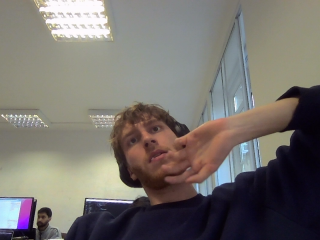
#> input picture server/image-processing/image.jpg, 320 x 240 px, found by its file name
$ python update_img.py
#> lines starting #> are read from the running program, lines starting #| are printed output that depends on the picture
import numpy as np
import cv2
import os

path = os.getcwd() + '/image-processing'


img = cv2.imread(path + '/image.jpg')
#> img is the input picture: shape (240, 320, 3); mean B, G, R 109.6, 114.2, 118.6
img = cv2.cvtColor(img, cv2.COLOR_BGR2GRAY)
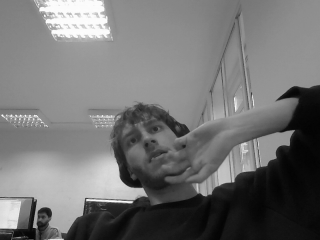
#> img: shape (240, 320); min 3, max 252, mean 115
cv2.imwrite(path + '/result.jpg',img)
